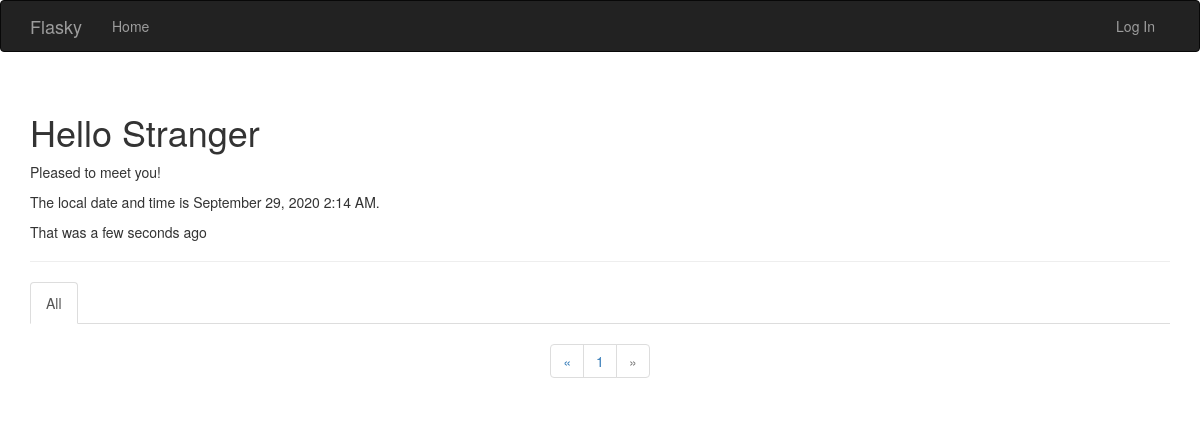
The page /?page=6 on the database as committed earlier.
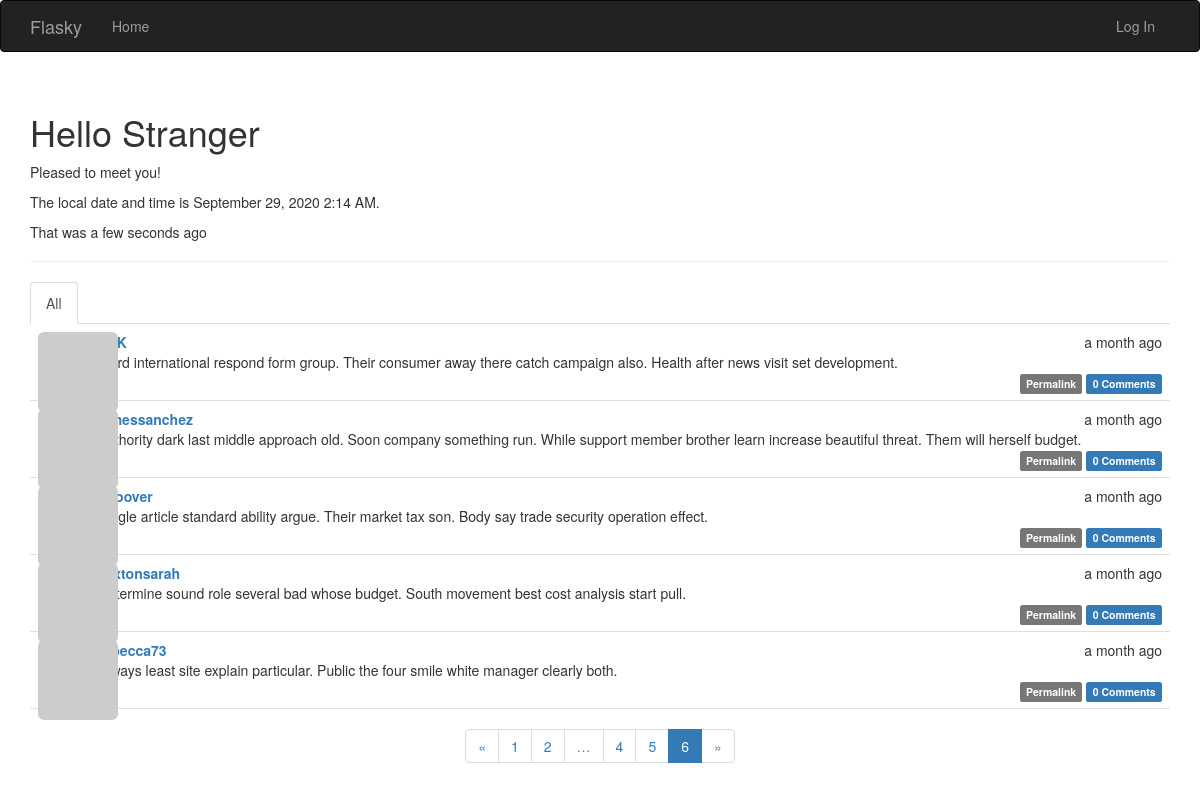
The same page on the database as committed later.
### app/models.py (models this page shows, shortened)
class Post(db.Model):
    __tablename__='posts'
    id = db.Column(db.Integer,primary_key=True)
    body = db.Column(db.Text)
    timestamp = db.Column(db.DateTime,index=True,default=datetime.utcnow)
    author_id = db.Column(db.Integer,db.ForeignKey('users.id'))
    body_html = db.Column(db.Text)
    comments = db.relationship('Comment',backref='post',lazy='dynamic')

class User(UserMixin,db.Model):
    __tablename__='users'
    id = db.Column(db.Integer,primary_key=True)
    email = db.Column(db.String(64),unique=True,index=True)
    role_id = db.Column(db.Integer,db.ForeignKey('roles.id'))
    username = db.Column(db.String(64), unique=True, index=True)
    password_hash=db.Column(db.String(128))
    confirmed = db.Column(db.Boolean,default=False)
    name = db.Column(db.String(64))
    location = db.Column(db.String(64))
    about_me = db.Column(db.Text())
    member_since = db.Column(db.DateTime(),default=datetime.utcnow)
    last_seen = db.Column(db.DateTime(),default=datetime.utcnow)
    avatar_hash = db.Column(db.String(32))
    posts = db.relationship('Post',backref='author',lazy='dynamic')
    followed = db.relationship('Follow',
                               foreign_keys=[Follow.follower_id],
                               backref=db.backref('follower', lazy='joined'),
                               lazy='dynamic',
                               cascade='all, delete-orphan')
    followers = db.relationship('Follow',
                                foreign_keys=[Follow.followed_id],
                                backref=db.backref('followed', lazy='joined'),
                                lazy='dynamic',
                                cascade='all, delete-orphan')
    comments = db.relationship('Comment',backref='author',lazy='dynamic')
    def gravatar_hash(self):
        return hashlib.md5(self.email.lower().encode('utf-8')).hexdigest()
    def gravatar(self,size=100,default='identicon',ratting='g'):
        if request.is_secure:
            url = 'https://secure.gravatar.com/avatar'
        else:
            url = 'http://www.gravatar.com/avatar'
        hash = self.gravatar_hash() or self.avatar_hash
        return '{url}/{hash}?s={size}&d={default}&r={ratting}'.format(url=url,hash=hash,size=size,default=default,ratting=ratting)
    @property
    def password(self):
        raise AttributeError('password is not a readable attribute')

### app/main/views.py (the view)
@main.route('/', methods=['GET', 'POST'])
def index():
    form = PostForm()
    if current_user.can(Permission.WRITE) and form.validate_on_submit():
        post = Post(body=form.body.data,author=current_user._get_current_object())
        db.session.add(post)
        db.session.commit()
        return redirect(url_for('.index'))
    show_followed = False
    if current_user.is_authenticated:
        show_followed = bool(request.cookies.get('show_followed',''))
    if show_followed:
        query = current_user.followed_posts
    else:
        query = Post.query
    page = request.args.get('page',1,type=int)
    pagination = query.order_by(Post.timestamp.desc()).paginate(
        page,per_page=current_app.config['FLASKY_POSTS_PER_PAGE'],error_out=False)
    posts = pagination.items
    return render_template('index.html',form=form,posts=posts,
                           show_followed=show_followed,pagination=pagination,current_time=datetime.utcnow())

### app/auth/views.py (called while the page is built)
@auth.before_app_request
def before_request():
    if current_user.is_authenticated:
        current_user.ping()
        if not current_user.confirmed \
                and request.blueprint != 'auth' \
                and request.endpoint != 'static':
            return redirect(url_for('auth.unconfirmed'))

### app/main/__init__.py (called while the page is built)
@main.app_context_processor
def inject_permissions():
    return dict(Permission=Permission)

### app/models.py (called while the page is built)
    def can(self,permissions):
        return False

    def is_administrator(self):
        return False

### app/templates/index.html (shortened to what this page needs)
{% extends "base.html" %}
{% import "bootstrap/wtf.html" as wtf %}
{% import "_macros.html" as macros %}
{% block styles %}
{{ super() }}
<link rel="stylesheet" href="{{ url_for('static', filename='styles.css') }}">
{% endblock %}
{% block page_content %}
<div class="page-header">
    <h1>Hello {% if current_user.is_authenticated %}{{ current_user.username }}{% else %}Stranger{% endif %}</h1>
    {% if not known %}
    <p>Pleased to meet you!</p>
    {% else %}
    <p>Happy to meet you again!</p>
    {% endif %}
    <p>The local date and time is {{ moment(current_time).format('LLL') }}.</p>
    <p>That was {{ moment(current_time).fromNow(refresh=True) }}</p>
</div>
<div class="post-tabs">
    <ul class="nav nav-tabs">
        <li{% if not show_followed %} class="active"{% endif %}><a href="{{ url_for('.show_all') }}">All</a></li>
    </ul>
    {% include '_posts.html' %}
</div>
<div class="pagination">
    {{ macros.pagination_widget(pagination,'.index') }}
</div>
{% endblock %}

### app/templates/_posts.html (shortened to what this page needs)
<ul class="posts">
    {% for post in posts %}
    <li class="post">
        <div class="profile-thumbnail">
            <a href="{{ url_for('.user',username=post.author.username) }}">
                <img class="img-rounded profile-thumbnail" src="{{ post.author.gravatar(size=40) }}">
            </a>
        </div>
        <div class="post-content">
            <div class="post-date">{{ moment(post.timestamp).fromNow() }}</div>
            <div class="post-author">
                <a href="{{ url_for('.user',username=post.author.username) }}">
                    {{ post.author.username }}
                </a>
            </div>
            <div class="post-body">
                {% if post.body_html %}
                    {{ post.body_html|safe }}
                {% else %}
                    {{ post.body }}
                {% endif %}
            </div>
            <div class="post-footer">
                <a href="{{ url_for('.post', id=post.id) }}">
                    <span class="label label-default">Permalink</span>
                </a>
                <a href="{{ url_for('.post', id=post.id) }}#comments">
                    <span class="label label-primary">{{ post.comments.count() }} Comments</span>
                </a>
            </div>
        </div>
    </li>
    {% endfor %}
</ul>

Rows that differ between the two databases and show on the page:
added Post: timestamp "a month ago", body "Third international respond form group. Their consumer away there catch campaign also. Health after news visit set development.", comments.count "0"
added Post: timestamp "a month ago", author.username "jamessanchez", body "Authority dark last middle approach old. Soon company something run. While support member brother learn increase beautiful threat. Them will herself budget.", comments.count "0"
added Post: timestamp "a month ago", author.username "ghoover", body "Single article standard ability argue. Their market tax son. Body say trade security operation effect.", comments.count "0"
added Post: timestamp "a month ago", author.username "sextonsarah", body "Determine sound role several bad whose budget. South movement best cost analysis start pull.", comments.count "0"
added Post: timestamp "a month ago", author.username "rebecca73", body "Always least site explain particular. Public the four smile white manager clearly both.", comments.count "0"
Other text that changed with them:
new list line: "2"
new list line: "4"
new list line: "5"
new list line: "6"
